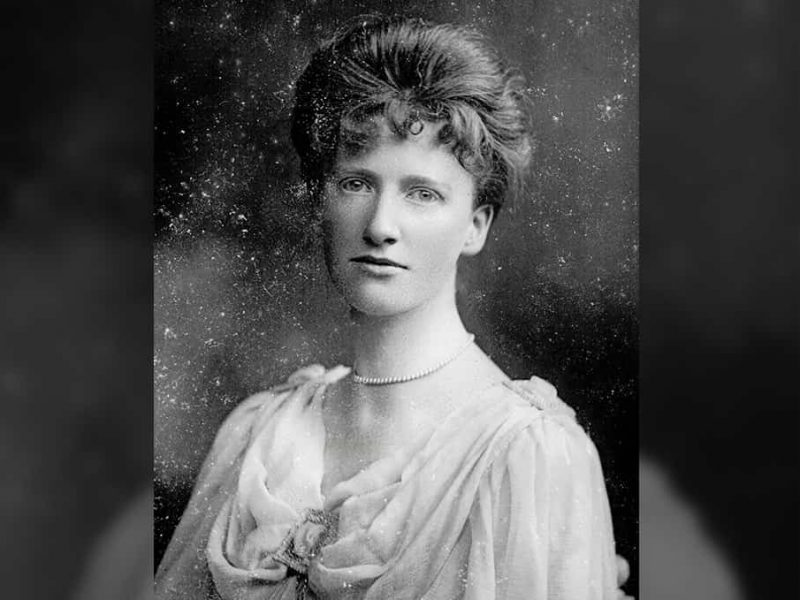
#> input picture Dataset/image3.jpeg, 800 x 600 px, found by its file name; its folder holds only this picture in this run
$ jupyter execute image_enhancement.ipynb
#> lines starting #> are read from the running program, lines starting #| are printed output that depends on the picture
[cell 1]
''' Image Enhancement OpenCV '''
#--------------------------------
# Date : 18-06-2020
# Project : Image Enhancement OpenCV
# Category : Image Processing
# Company : weblineindia
# Department : AI/ML
#--------------------------------
import os
import cv2
from scipy import ndimage

[cell 2]
from google.colab import drive
drive.mount('/content/drive/')

[cell 3]
PATH = '/content/drive/MyDrive/College/Sem5/AIL/proyek/dataset'
RESULTS = '/content/drive/MyDrive/College/Sem5/AIL/proyek/hasil'

[cell 4]
print(os.listdir(PATH))

[cell 5]
for filename in os.listdir(PATH):
    try:
        image = cv2.imread(os.path.join(PATH, filename))
#> image is the input picture: shape (600, 800, 3); mean B, G, R 79.3, 79.3, 79.3
        if image is not None:
            print(f"Processing {filename}")
            # ... rest of the code
        else:
            print(f"Skipping {filename}, image not loaded")
    except Exception as e:
        print(f"Error processing {filename}: {str(e)}")

[cell 6]
os.makedirs(RESULTS, exist_ok=True)

[cell 7]
"""
# Removes noise and imporves image quality.
"""
def enhanceImage(path):

	for filename in os.listdir(path):

		try:
			image = cv2.imread(os.path.join(path, filename))
			if image is not None:
				# Convert image to gray scale
				gray_image = cv2.cvtColor(image, cv2.COLOR_BGR2GRAY)

				# Non-Linear filter for noise removal
				deNoised = ndimage.median_filter(gray_image, 3)

				#Histogram Equalizer
				#High pass filter for improving the contrast of the image
				clahe = cv2.createCLAHE(clipLimit=2.0, tileGridSize=(8,8))
				highPass = clahe.apply(deNoised)
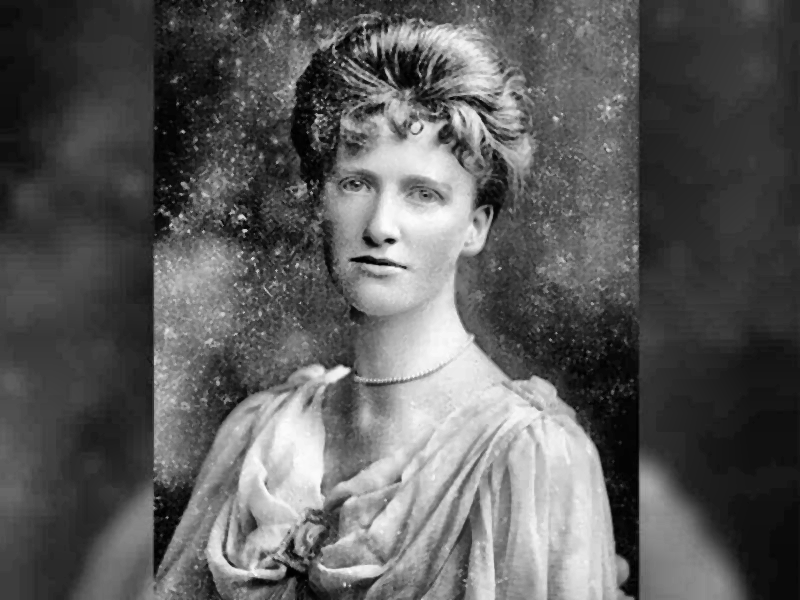
#> highPass: shape (600, 800); min 0, max 253, mean 91.6

				#Gamma Transformation
				#Prevent bleaching or darkening of images
				gamma = highPass/255.0
				gammaFilter = cv2.pow(gamma,1.5)
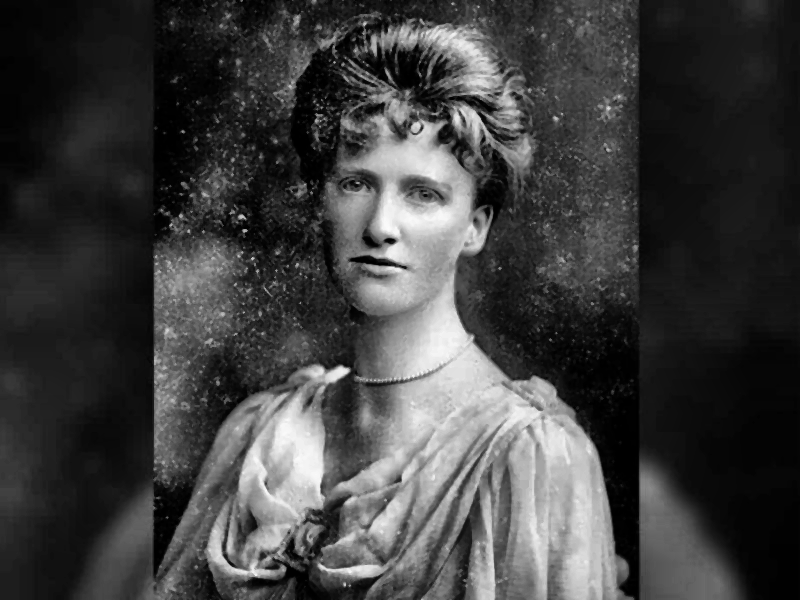
#> gammaFilter: shape (600, 800) float64; min 0, max 0.988, mean 0.252
				gammaFilter = gammaFilter * 255

				cv2.imwrite(os.path.join(RESULTS, filename), gammaFilter)
				print(f"Saved enhanced image: {filename}")
			else:
				print(f"Skipping {filename}, image not loaded")
		except Exception as e:
			print(f"Error processing {filename}: {str(e)}")

$ run again, on Dataset/image4.jpeg
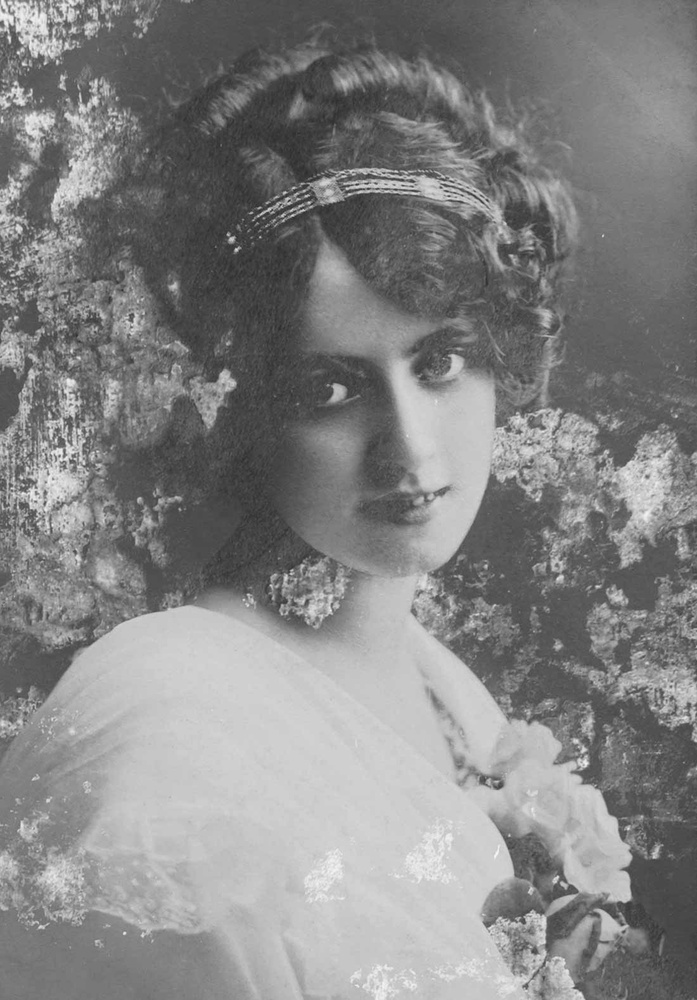
#> input picture Dataset/image4.jpeg, 697 x 1000 px, shrunk from 1100 x 1579 before the run, found by its file name
#> image is the input picture: shape (1000, 697, 3); min 43, max 246, mean 131.7
#> in enhanceImage, `highPass = clahe.apply(deNoised)`:
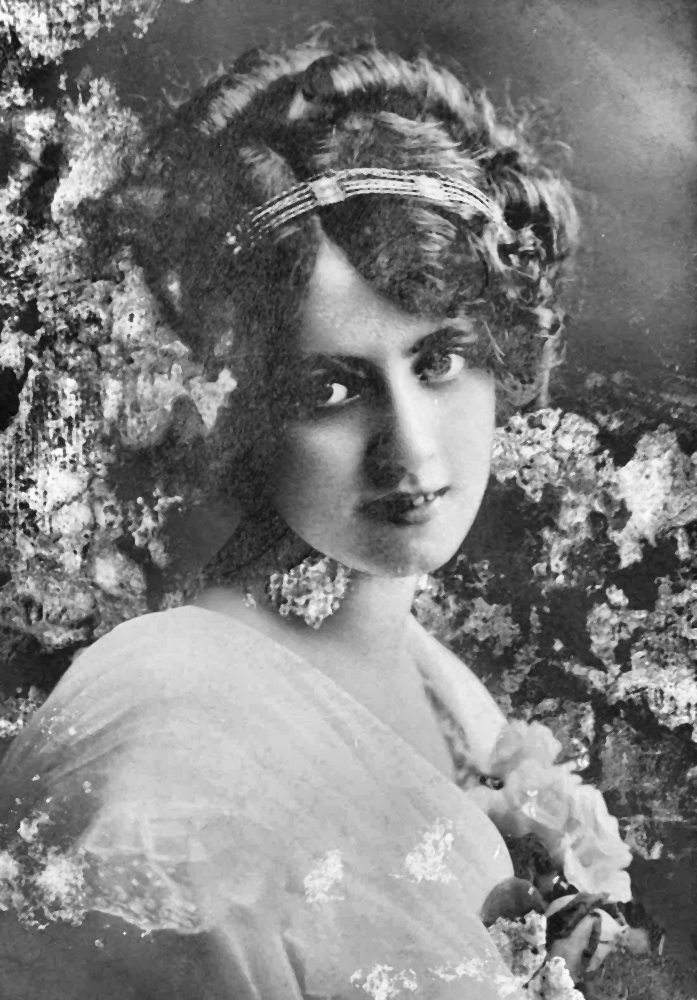
#> highPass: shape (1000, 697); min 8, max 251, mean 127.4
#> in enhanceImage, `gammaFilter = cv2.pow(gamma,1.5)`:
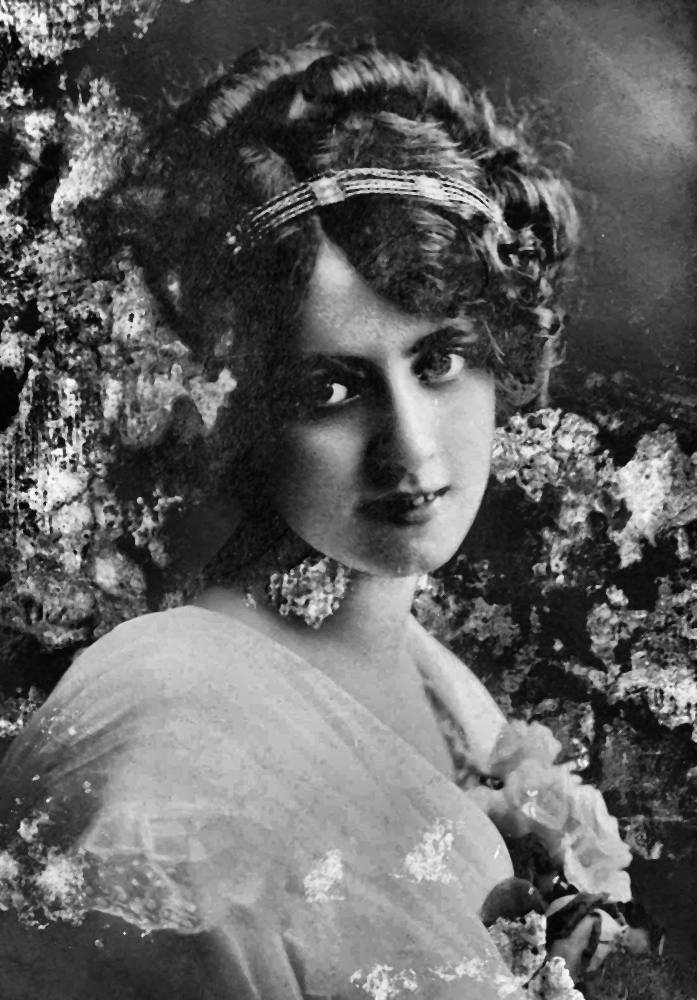
#> gammaFilter: shape (1000, 697) float64; min 0.00556, max 0.977, mean 0.382
